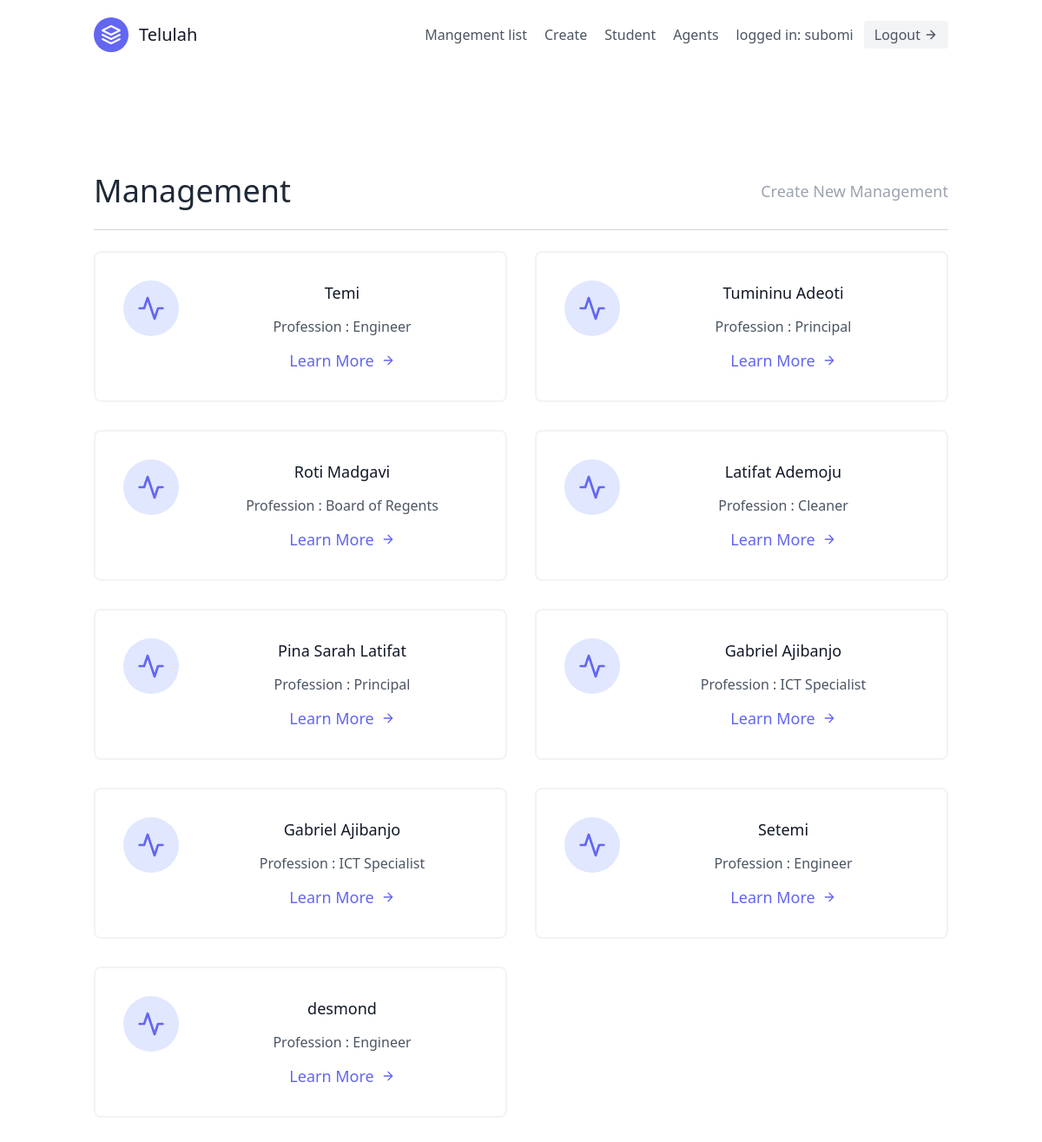
/app/ (signed in), run on the app's committed database.
### app/models.py (models this page shows, shortened)
class User(AbstractUser):
    is_organisor = models.BooleanField(default=True)
    is_agent = models.BooleanField(default=False)
    is_admin=models.BooleanField('Is Admin',default=False)
    is_customer=models.BooleanField('Is Customer',default=True)
    class Meta(AbstractUser.Meta):
        swappable = 'AUTH_USER_MODEL'

class Management(models.Model):
    user = models.ForeignKey(User, on_delete=models.SET_NULL, null=True, blank=True)
    name = models.CharField(max_length=20)
    email = models.EmailField(max_length=25, unique=True)
    profession = models.CharField(choices=PROFESSION, max_length=100)
    organization = models.ForeignKey(UserProfile, null=True, on_delete=models.CASCADE)
    date_of_employment = models.DateField(max_length=20, null=True)

### app/views.py (the view)
# urls.py: path('', home_page,  name='home'),
@login_required
def home_page(request):
    model = Management.objects.all()
    context = {
        'user': model
    }
    return render(request, 'index.html', context=context)

### app/templates/index.html (shortened to what this page needs)
{% extends "base.html" %}
{% block content %}
<div class="text-center text-lg font-normal">
<section class="text-gray-600 body-font">
  <div class="container px-5 py-24 mx-auto flex flex-wrap">
  <div class="w-full mb-6 py-6 flex justify-between items-center border-b border-gray-300">
    <div>
        <h1 class="text-4xl text-gray-800">Management</h1>
    </div>
    <div>
        <a class="text-gray-400 hover:text-blue-300" href='{%url 'apps:create'%}' class="mr-6 hover:text-gray-900 font-bold text-xl left-10">Create New Management</a>
    </div>
  </div>
    <div class="flex flex-wrap -m-4">
    {% for user in user %}
      <div class="p-4 lg:w-1/2 md:w-full">
        <div class="flex border-2 rounded-lg border-gray-200 border-opacity-50 p-8 sm:flex-row flex-col">
          <div class="w-16 h-16 sm:mr-8 sm:mb-0 mb-4 inline-flex items-center justify-center rounded-full bg-indigo-100 text-indigo-500 flex-shrink-0">
            <svg fill="none" stroke="currentColor" stroke-linecap="round" stroke-linejoin="round" stroke-width="2" class="w-8 h-8" viewBox="0 0 24 24">
              <path d="M22 12h-4l-3 9L9 3l-3 9H2"></path>
            </svg>
          </div>
          <div class="flex-grow">
            <h2 class="text-gray-900 text-lg title-font font-medium mb-3">{{user.name}}</h2>
            <p class="leading-relaxed text-base">Profession : {{user.profession}}</p>
            <a href='{% url 'apps:detail' user.pk%}' class="mt-3 text-indigo-500 inline-flex items-center">Learn More
              <svg fill="none" stroke="currentColor" stroke-linecap="round" stroke-linejoin="round" stroke-width="2" class="w-4 h-4 ml-2" viewBox="0 0 24 24">
                <path d="M5 12h14M12 5l7 7-7 7"></path>
              </svg>
            </a>
          </div>
        </div>
      </div>
    {% endfor %}
    </div>
  </div>
</section>
{% endblock content %}

### app/templates/navbar.html (shortened to what this page needs)
<header class="text-gray-600 body-font">
  <div class="container mx-auto flex flex-wrap p-5 flex-col md:flex-row items-center">
    <a href='/'class="flex title-font font-medium items-center text-gray-900 mb-4 md:mb-0">
      <svg xmlns="http://www.w3.org/2000/svg" fill="none" stroke="currentColor" stroke-linecap="round" stroke-linejoin="round" stroke-width="2" class="w-10 h-10 text-white p-2 bg-indigo-500 rounded-full" viewBox="0 0 24 24">
        <path d="M12 2L2 7l10 5 10-5-10-5zM2 17l10 5 10-5M2 12l10 5 10-5"></path>
      </svg>
      <span class="ml-3 text-xl">Telulah</span>
    </a>
    <nav class="md:ml-auto flex flex-wrap items-center text-base justify-center">
      <a href='{% url 'apps:home' %}' class="mr-5 hover:text-gray-900">Mangement list</a>
      {% if not request.user.is_authenticated %}
      <a href="{% url 'signup'%}" class="mr-5 hover:text-gray-900">Signup</a>
      {%else%}
            <a href='{%url 'apps:create'%}' class="mr-5 hover:text-gray-900">Create</a>
            <a href='{% url 'apps:stu' %}' class="mr-5 hover:text-gray-900">Student</a>
            {% if request.user.is_organisor %}
            <a href='{% url 'agents:agents' %}' class="mr-5 hover:text-gray-900">Agents</a>
            {% endif %}
      {% endif %}
    </nav>
    {% if request.user.is_authenticated %}
       logged in: {{request.user.username}}
      <button class="ml-3 inline-flex items-center bg-gray-100 border-0 py-1 px-3 focus:outline-none hover:bg-gray-200 rounded text-base mt-4 md:mt-0"><a href="{% url 'logout'%}">Logout</a>
      <svg fill="none" stroke="currentColor" stroke-linecap="round" stroke-linejoin="round" stroke-width="2" class="w-4 h-4 ml-1" viewBox="0 0 24 24">
        <path d="M5 12h14M12 5l7 7-7 7"></path>
      </svg>
    </button>
    {% endif %}
  </div>
</header>

### data on the page
User: user.username "subomi"
Management: name "Temi", profession "Engineer"
Management: name "Tumininu Adeoti", profession "Principal"
Management: name "Roti Madgavi", profession "Board of Regents"
Management: name "Latifat Ademoju", profession "Cleaner"
Management: name "Pina Sarah Latifat", profession "Principal"
Management: name "Gabriel Ajibanjo", profession "ICT Specialist"
Management: name "Gabriel Ajibanjo", profession "ICT Specialist"
Management: name "Setemi", profession "Engineer"
Management: name "desmond", profession "Engineer"
